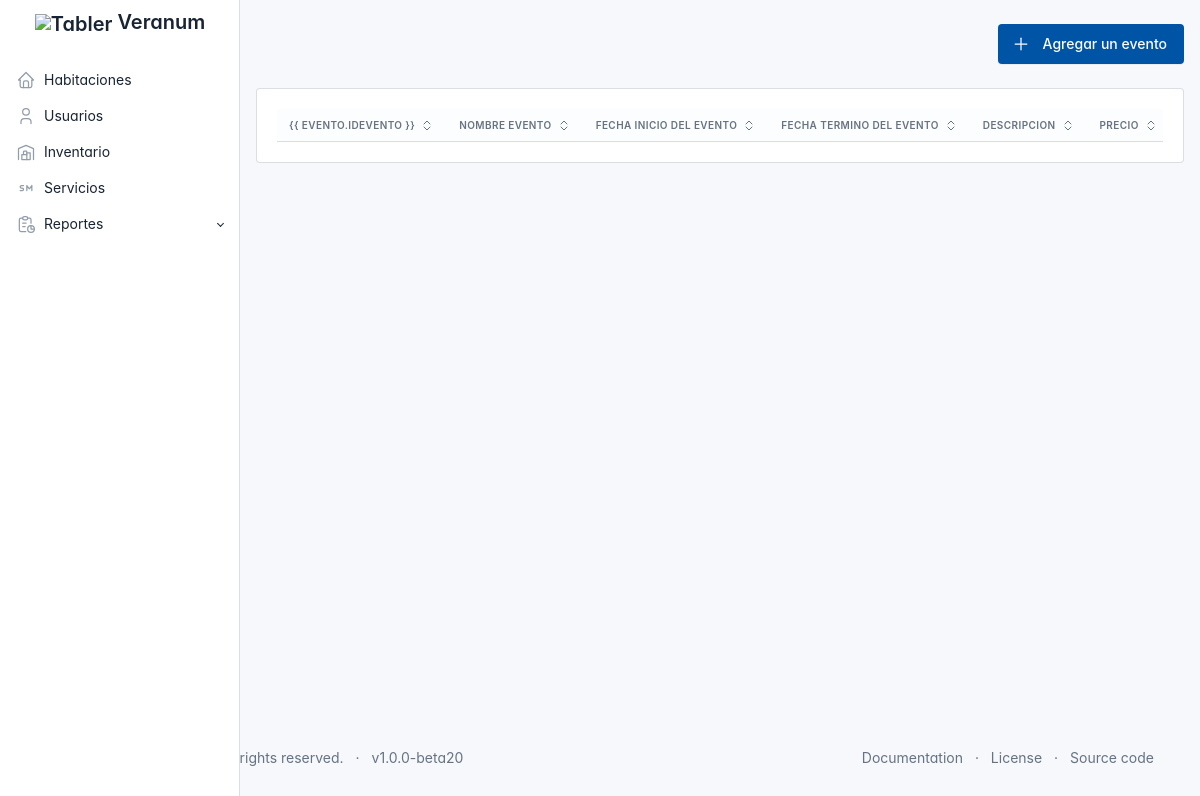
The app's page /eventos/listarEvento/, older data.
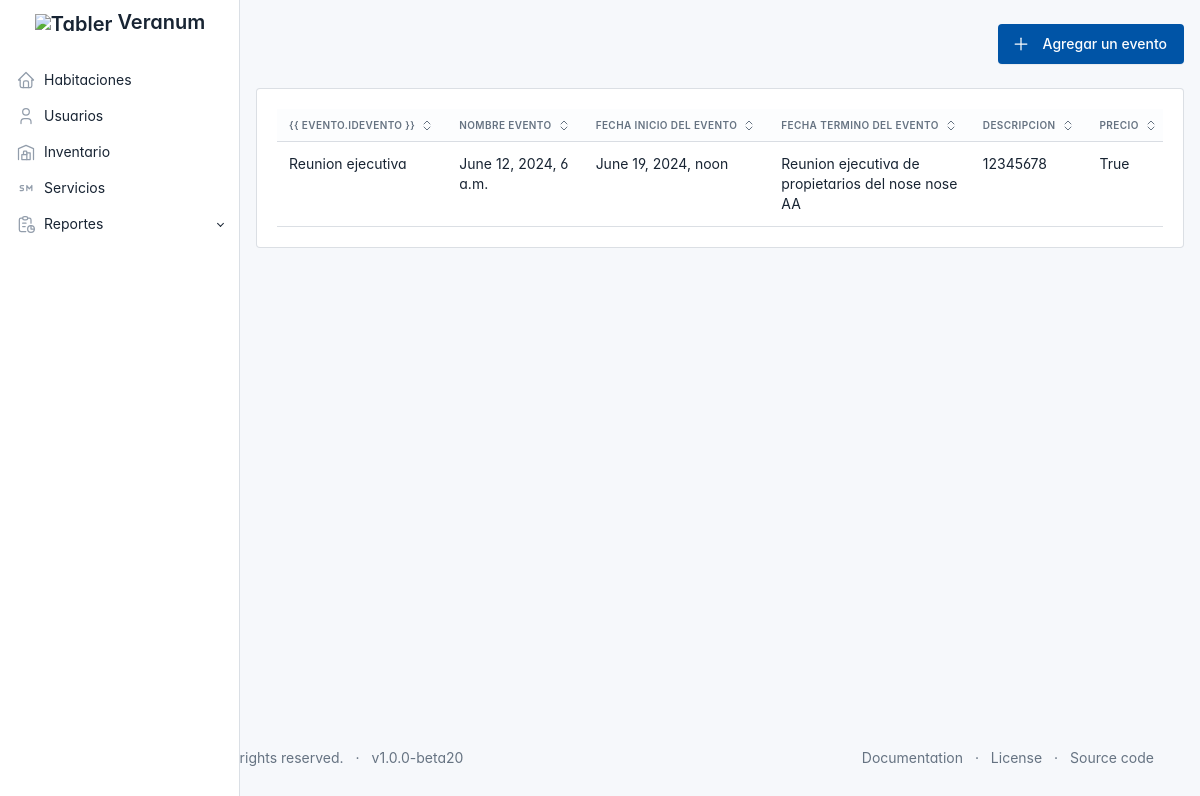
The same page, newer data.
### core/models.py (models this page shows, shortened)
class Eventos(models.Model):
    idEvento = models.AutoField(primary_key=True)
    nombre = models.CharField(max_length=50)
    fechaInicio = models.DateTimeField()
    fechaTermino = models.DateTimeField()
    descripcion = models.CharField(max_length=50)
    precio = models.IntegerField()
    estado = models.BooleanField()
    idHotel = models.ForeignKey(Hotel, models.DO_NOTHING, db_column='idHotel')
    idFormaPago = models.ForeignKey(FormaPago, models.DO_NOTHING, db_column='idFormaPago')
    idEmpleado = models.ForeignKey(Empleado, models.DO_NOTHING, db_column='idEmpleado')
    idUsuario = models.ForeignKey(Usuario, models.DO_NOTHING, db_column='idUsuario')
    fCreacion = models.DateTimeField(auto_now_add=True, auto_now=False)
    fModificacion = models.DateTimeField(auto_now_add=False, auto_now=True)

### centroeventos/views.py (the view)
# urls.py: path('listarEvento/',views.listar_eventos, name='listar_eventos'),
def listar_eventos(request):
    eventos = Eventos.objects.all()
    return render(request, 'evento.html', {'eventos': eventos})

### core/models.py (called while the page is built)
    def __str__(self):
        return f'Empleado: {self.rut.nombre} {self.rut.apPaterno}'

    def __str__(self):
        return self.usuario

        def __str__(self):
            return self.nombre

    def __str__(self):
        return self.nombre

### centroeventos/templates/evento.html (shortened to what this page needs)
{%extends 'base.html'%}
{%block content%}
<div class="page-wrapper">
    <div class="page-header d-print-none">
        <div class="container-xl">
            <div class="row g-2 align-items-center">
                <div class="col-auto ms-auto d-print-none">
                    <div class="btn-list">
                        <a href="/centroeventos/registrarEvento/" class="btn btn-primary d-none d-sm-inline-block">
                            <svg xmlns="http://www.w3.org/2000/svg" class="icon" width="24" height="24"
                                viewBox="0 0 24 24" stroke-width="2" stroke="currentColor" fill="none"
                                stroke-linecap="round" stroke-linejoin="round">
                                <path stroke="none" d="M0 0h24v24H0z" fill="none" />
                                <path d="M12 5l0 14" />
                                <path d="M5 12l14 0" />
                            </svg>
                            Agregar un evento
                        </a>
                    </div>
                </div>
            </div>
        </div>
    </div>
    <div class="page-body">
        <div class="container-xl">
            <div class="card">
                <div class="card-body">
                    <div id="table-default" class="table-responsive">
                        <table class="table">
                            <thead>
                                <tr>
                                    <th><button class="table-sort" data-sort="sort-quantity">{{ evento.idEvento
                                            }}</button></th>
                                    <th><button class="table-sort" data-sort="sort-quantity">Nombre evento</button></th>
                                    <th><button class="table-sort" data-sort="sort-quantity">Fecha inicio del
                                            evento</button></th>
                                    <th><button class="table-sort" data-sort="sort-quantity">Fecha termino del
                                            evento</button></th>
                                    <th><button class="table-sort" data-sort="sort-quantity">Descripcion</button></th>
                                    <th><button class="table-sort" data-sort="sort-quantity">Precio</button></th>
                                </tr>
                            </thead>
                            <tbody class="table-tbody">
                                {% for evento in eventos %}
                                <tr>
                                    <td class="sort-quantity">{{evento.nombre }}</td>
                                    <td class="sort-quantity">{{ evento.fechaInicio }}</td>
                                    <td class="sort-quantity">{{ evento.fechaTermino }}</td>
                                    <td class="sort-quantity">{{ evento.descripcion }}</td>
                                    <td class="sort-quantity">{{ evento.precio}}</td>
                                    <td class="sort-quantity">{{ evento.estado }}</td>
                                </tr>
                                {% endfor %}
                            </tbody>
                        </table>
                    </div>
                </div>
            </div>
        </div>
    </div>
</div>
{%endblock%}

Row changes from the older to the newer data that the page shows:
added Eventos: nombre "Reunion ejecutiva", fechaInicio "June 12, 2024, 6 a.m.", fechaTermino "June 19, 2024, noon", descripcion "Reunion ejecutiva de propietarios del nose nose AA", precio "12345678", estado "True"
